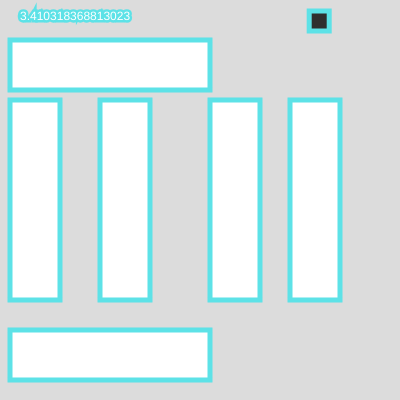
Frame 1 (no input)
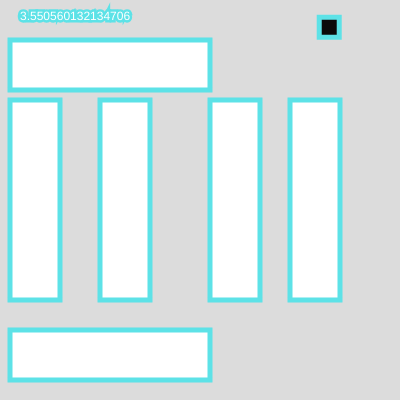
Frame 60 (no input)
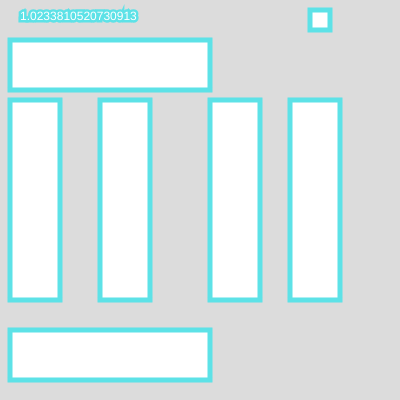
Frame 120 (the mouse pressed at the canvas centre since frame 60)

The p5.js sketch that drew these frames (run headless with seeded random() and noise() and a simulated clock; from frame 60 on, the mouse is pressed at the canvas centre):

// p5.js sketch
// ── sketch.js
let box = false;
let cyanbox = false;
let magentabox = false;
let yellowbox = false;
let greenbox = false;
let redbox = false;
let bluebox = false;
function setup() {
  createCanvas(400, 400);
  frameRate(25);
}

function draw() {
  background(220);
  fill(255);
  stroke(93, 226, 231);
  strokeWeight(5);

  x = random(-10, 10);
  y = random(-10, 10);
  let c = random(1, 255);
  let r = random(1, 100);
  let num = random(1, 4);
  
  text(num, 20, 20);
  if(greenbox == true || mouseY >= 100 && mouseY <= 300 && mouseX >= 100 && mouseX <= 150){
    fill(r, c, r);
    rect(100 + x, 100 + y, 50, 200);
  }else{
    fill(255);
    rect(100, 100, 50, 200);
  }
  
  x = random(-10, 10);
  y = random(-10, 10);
  c = random(1, 255);
  r = random(1, 100);
  if(bluebox == true || mouseY >= 100 && mouseY <= 300 && mouseX >= 210 && mouseX <= 260){
    fill(r, r, c);
    rect(210 + x, 100 + y, 50, 200);
  }else{
    fill(255);
    rect(210, 100, 50, 200);
  }
  
  x = random(-10, 10);
  y = random(-10, 10);
  c = random(1, 255);
  r = random(1, 100);
  if(redbox == true || mouseY >= 100 && mouseY <= 300 && mouseX >= 10 && mouseX <= 90){
    fill(c, r, r);
    rect(10 + x, 100 + y, 50, 200);
  }else{
    fill(255);
    rect(10, 100, 50, 200);
  }
  
  x = random(-10, 10);
  y = random(-10, 10);
  c = random(1, 255);
  r = random(1, 100);
  if(yellowbox == true || mouseY >= 40 && mouseY <= 90 && mouseX >= 10 && mouseX <= 210){
    fill(c, c, r);
    rect(10 + x, 40 + y, 200, 50);
  }else{
    fill(255);
    rect(10, 40, 200, 50);
  }
  
  x = random(-10, 10);
  y = random(-10, 10);
  c = random(1, 255);
  r = random(1, 100);
  if(magentabox == true || mouseY >= 100 && mouseY <= 300 && mouseX >= 290 && mouseX <= 340){
    fill(c, r, c);
    rect(290 + x, 100 + y, 50, 200);
  }else{
    fill(255);
    rect(290, 100, 50, 200);
  }
  
  x = random(-10, 10);
  y = random(-10, 10);
  c = random(1, 255);
  r = random(1, 100);
  if(cyanbox == true || mouseY >= 330 && mouseY <= 380 && mouseX >= 10 && mouseX <= 210){
    fill(r, c, c);
    rect(10 + x, 330 + y, 200, 50);
  }else{
    fill(255);
    rect(10, 330, 200, 50);
  }

  x = random(-10, 10);
  y = random(-10, 10);
  c = random(1, 255);
  r = random(1, 100);
  if(box == true || mouseY <=50){
    fill(c,c,c);
    rect(310 + x, 10 + y, 20, 20);
  }else{
    fill(255);
    rect(310, 10, 20, 20);
  }
}

function mousePressed(){
  if(mouseY >= 10 && mouseX >= 310 && mouseY <= 30 && mouseX <= 330){
    if(box == true){
      box = false
    }else{
      box = true;
    }
  }
}
